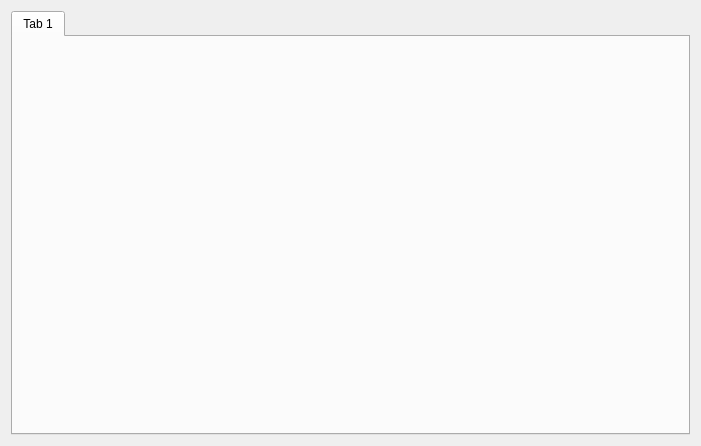
<?xml version="1.0" encoding="UTF-8"?>
<ui version="4.0">
 <class>Statistics</class>
 <widget class="QWidget" name="Statistics">
  <property name="geometry">
   <rect>
    <x>0</x>
    <y>0</y>
    <width>701</width>
    <height>446</height>
   </rect>
  </property>
  <property name="windowTitle">
   <string>Statistics</string>
  </property>
  <layout class="QVBoxLayout" name="verticalLayout">
   <item>
    <widget class="QTabWidget" name="tabs">
     <property name="currentIndex">
      <number>0</number>
     </property>
     <widget class="QWidget" name="tab">
      <attribute name="title">
       <string>Tab 1</string>
      </attribute>
      <layout class="QVBoxLayout" name="verticalLayout_2"/>
     </widget>
    </widget>
   </item>
  </layout>
 </widget>
 <resources/>
 <connections/>
</ui>
